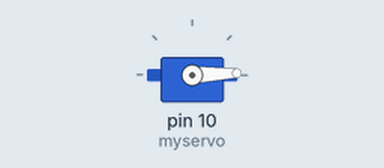
The sketch below on a simulated Arduino Uno, built with avr-gcc and run on an emulated ATmega328P. Parts: servo.

Above: at 0.05 s.
At 1.75 s:
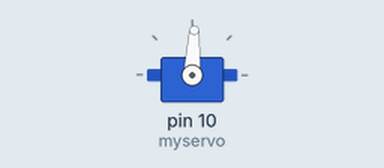
At 3.45 s:
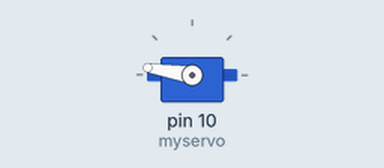
At 6.9 s:
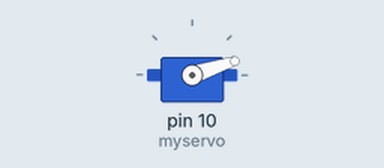
Timing chart, 0 to 9.4 s (numbered marks = the images above):
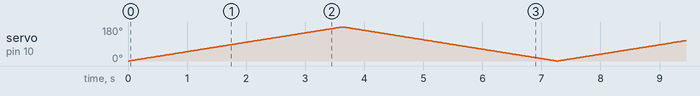

The sketch:

Servo_motor_with_arduino.ino
```cpp
//Signal pin is yellow
//5V pin is red
//Ground pin is yellow


//#include <AFMotor.h>


#include <Servo.h>

Servo myservo;  // create servo object to control a servo
// twelve servo objects can be created on most boards

//int pos = 0;    // variable to store the servo position

void setup() {
  myservo.attach(10);  // attaches the servo on pin 9 to the servo object
  myservo.write(0);
}

void loop() {
  for (int pos =0 ; pos <= 180; pos += 1) { // goes from 0 degrees to 180 degrees
    // in steps of 1 degree
    myservo.write(pos);              // tell servo to go to position in variable 'pos'
    delay(20);                       // waits 15ms for the servo to reach the position
  }
for (int pos =180 ; pos >= 0; pos =pos- 1) { // goes from 0 degrees to 180 degrees
    // in steps of 1 degreeu
    myservo.write(pos);              // tell servo to go to position in variable 'pos'
    delay(20);                       // waits 15ms for the servo to reach the position
  }
}
```
